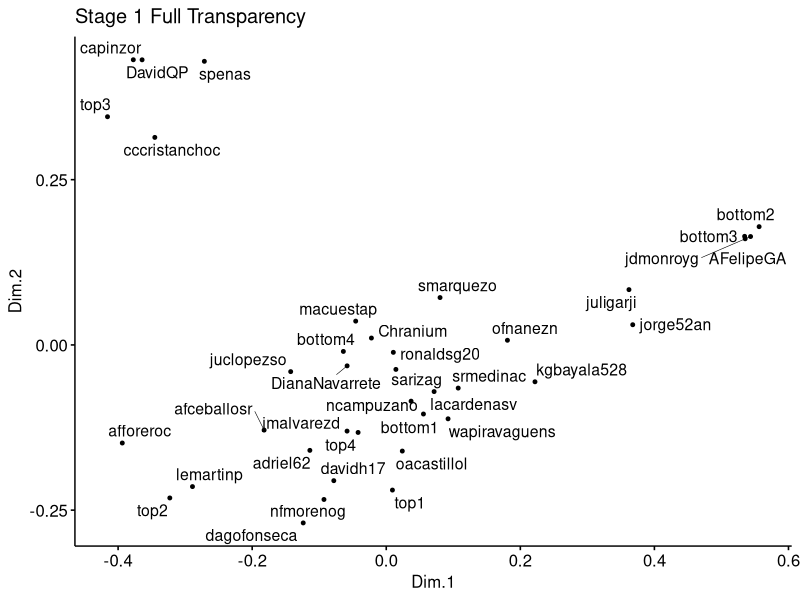
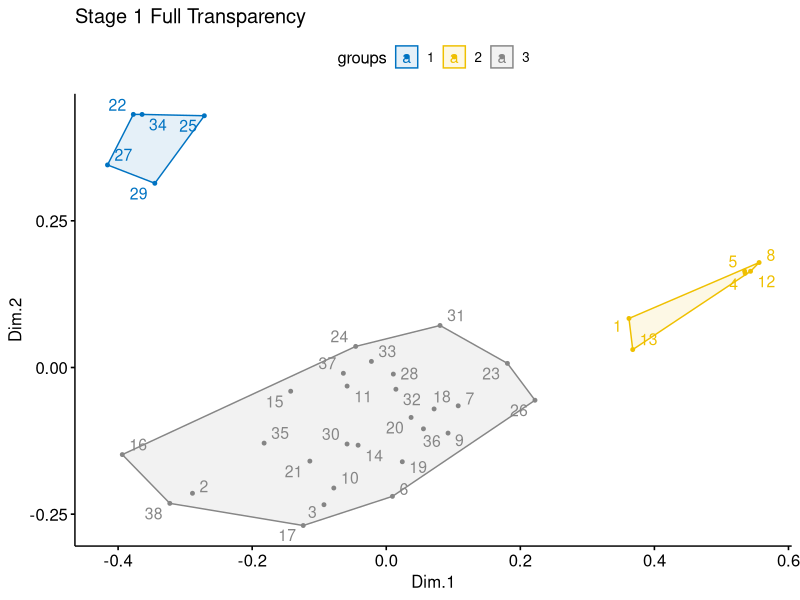
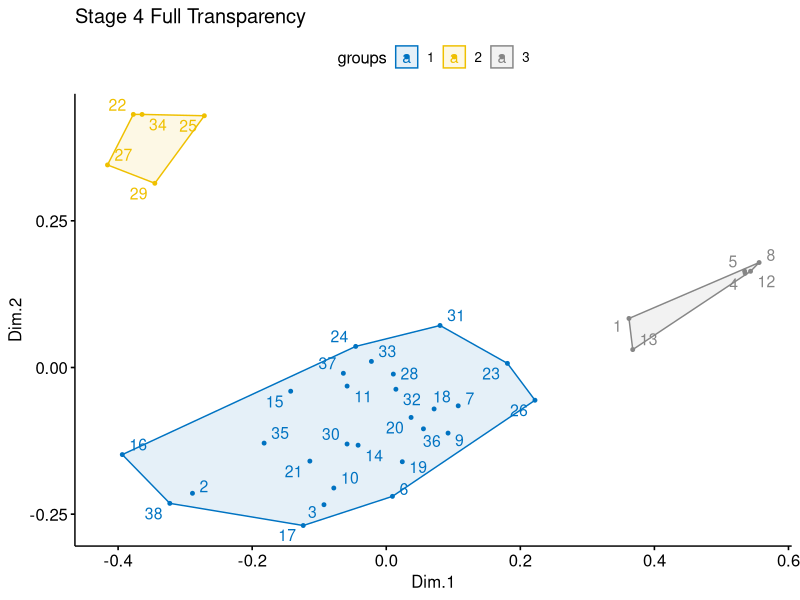
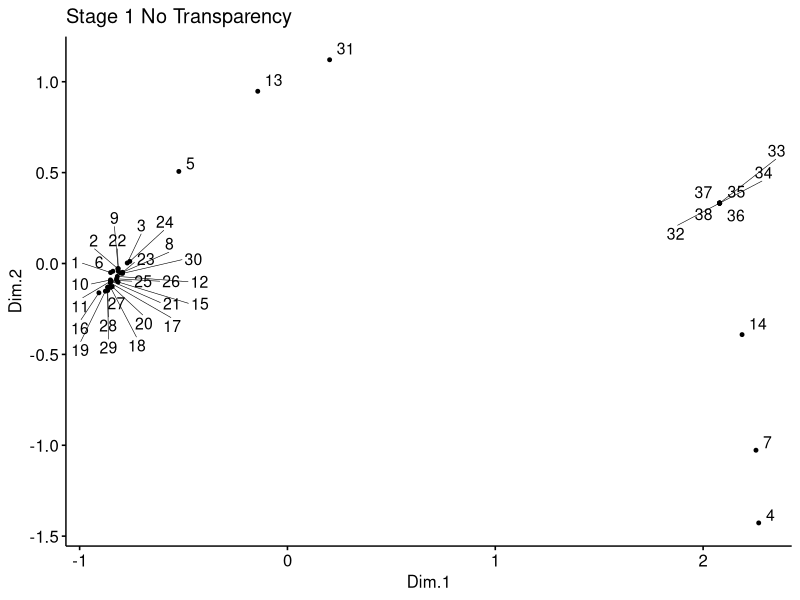
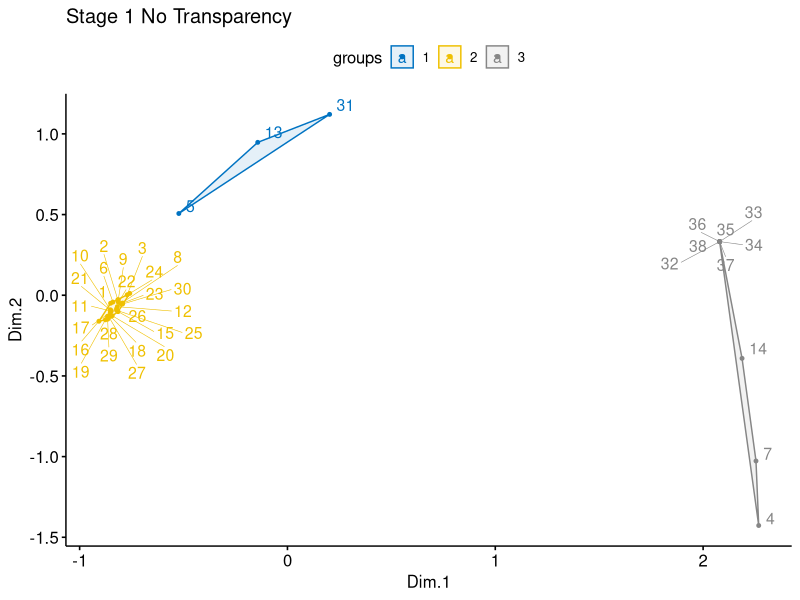
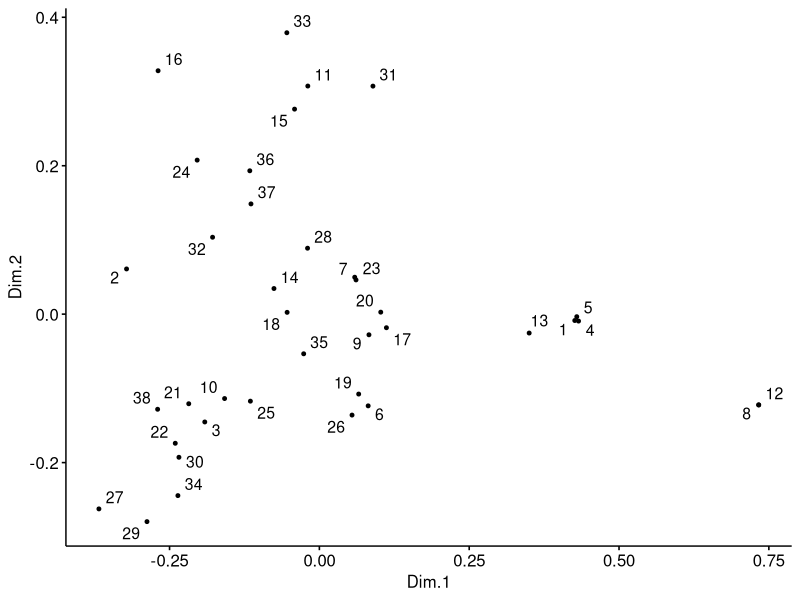
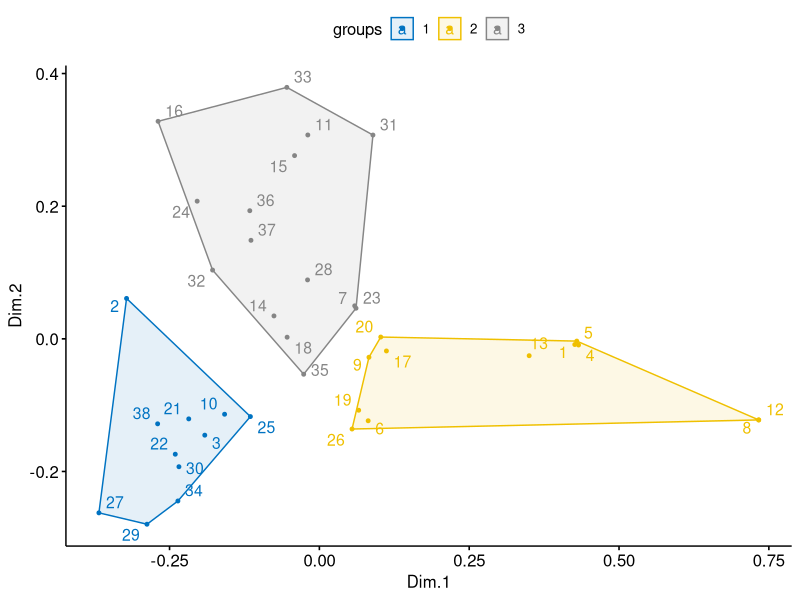
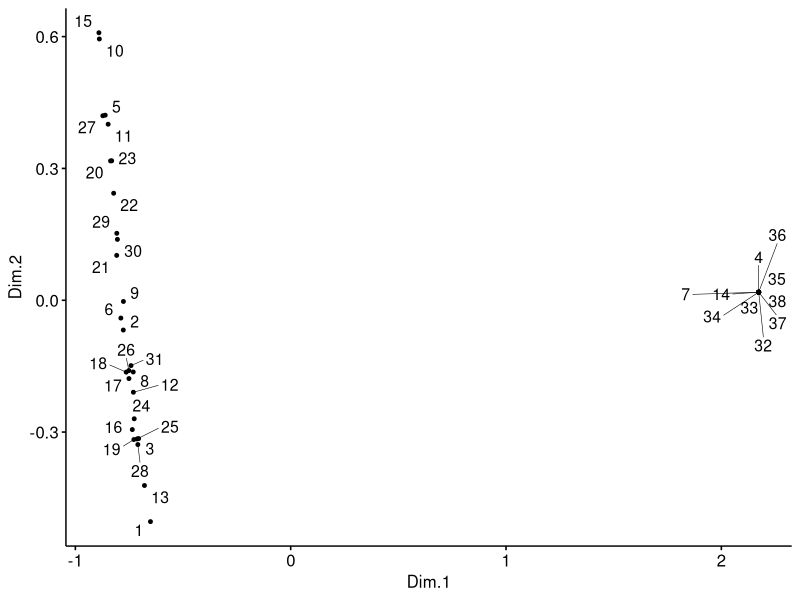

Source code (R) for these figures, in order:
## ---- chunk 1
df <- read.csv("stage1_bogota3_edge.csv")
df
## ---- chunk 2
# add the rownames as a proper column
rownames(df) <- NULL
df
## ---- chunk 3
vec <- colnames(df)
vec <- vec[-1]
vec
## ---- chunk 4
# Load required packages
library(magrittr)
library(dplyr)
library(ggpubr)
# Cmpute MDS
mds <- df %>%
  dist() %>%          
  cmdscale() %>%
  as_tibble()
colnames(mds) <- c("Dim.1", "Dim.2")
# Plot MDS
ggscatter(mds, x = "Dim.1", y = "Dim.2", 
          label = vec,
          title = "Stage 1 Full Transparency", 
          size = 1,
          repel = TRUE)

## ---- chunk 5
# K-means clustering
clust <- kmeans(mds, 3)$cluster %>%
  as.factor()
mds <- mds %>%
  mutate(groups = clust)
# Plot and color by groups
ggscatter(mds, x = "Dim.1", y = "Dim.2", 
          label = rownames(df),
          color = "groups",
          palette = "jco",
          title = "Stage 1 Full Transparency", 
          size = 1, 
          ellipse = TRUE,
          ellipse.type = "convex",
          repel = TRUE)
## ---- chunk 6
df <- read.csv("stage4_bogota3_edge.csv")
df
## ---- chunk 7
# K-means clustering
clust <- kmeans(mds, 3)$cluster %>%
  as.factor()
mds <- mds %>%
  mutate(groups = clust)
# Plot and color by groups
ggscatter(mds, x = "Dim.1", y = "Dim.2", 
          label = rownames(df),
          color = "groups",
          palette = "jco",
          title = "Stage 4 Full Transparency", 
          size = 1, 
          ellipse = TRUE,
          ellipse.type = "convex",
          repel = TRUE)
## ---- chunk 8
df <- read.csv("stage1_bogota0_edge.csv")
df
## ---- chunk 9
# Load required packages
library(magrittr)
library(dplyr)
library(ggpubr)
# Cmpute MDS
mds <- df %>%
  dist() %>%          
  cmdscale() %>%
  as_tibble()
colnames(mds) <- c("Dim.1", "Dim.2")
# Plot MDS
ggscatter(mds, x = "Dim.1", y = "Dim.2", 
          label = rownames(df),
          title = "Stage 1 No Transparency", 
          size = 1,
          repel = TRUE)
## ---- chunk 10
# K-means clustering
clust <- kmeans(mds, 3)$cluster %>%
  as.factor()
mds <- mds %>%
  mutate(groups = clust)
# Plot and color by groups
ggscatter(mds, x = "Dim.1", y = "Dim.2", 
          label = rownames(df),
          color = "groups",
          palette = "jco",
          title = "Stage 1 No Transparency", 
          size = 1, 
          ellipse = TRUE,
          ellipse.type = "convex",
          repel = TRUE)
## ---- chunk 11
df <- read.csv("stage2_bogota3_edge.csv")
df

## ---- chunk 12
# Load required packages
library(magrittr)
library(dplyr)
library(ggpubr)
# Cmpute MDS
mds <- df %>%
  dist() %>%          
  cmdscale() %>%
  as_tibble()
colnames(mds) <- c("Dim.1", "Dim.2")
# Plot MDS
ggscatter(mds, x = "Dim.1", y = "Dim.2", 
          label = rownames(df),
          size = 1,
          repel = TRUE)
## ---- chunk 13
# K-means clustering
clust <- kmeans(mds, 3)$cluster %>%
  as.factor()
mds <- mds %>%
  mutate(groups = clust)
# Plot and color by groups
ggscatter(mds, x = "Dim.1", y = "Dim.2", 
          label = rownames(df),
          color = "groups",
          palette = "jco",
          size = 1, 
          ellipse = TRUE,
          ellipse.type = "convex",
          repel = TRUE)
## ---- chunk 14
df <- read.csv("stage2_bogota0_edge.csv")
df
## ---- chunk 15
# Load required packages
library(magrittr)
library(dplyr)
library(ggpubr)
# Cmpute MDS
mds <- df %>%
  dist() %>%          
  cmdscale() %>%
  as_tibble()
colnames(mds) <- c("Dim.1", "Dim.2")
# Plot MDS
ggscatter(mds, x = "Dim.1", y = "Dim.2", 
          label = rownames(df),
          size = 1,
          repel = TRUE)
## ---- chunk 16
# K-means clustering
clust <- kmeans(mds, 3)$cluster %>%
  as.factor()
mds <- mds %>%
  mutate(groups = clust)
# Plot and color by groups
ggscatter(mds, x = "Dim.1", y = "Dim.2", 
          label = rownames(df),
          color = "groups",
          palette = "jco",
          size = 1, 
          ellipse = TRUE,
          ellipse.type = "convex",
          repel = TRUE)
## ---- chunk 17
df <- read.csv("stage4_bogota0_edge.csv")
df
## ---- chunk 18
# K-means clustering
clust <- kmeans(mds, 3)$cluster %>%
  as.factor()
mds <- mds %>%
  mutate(groups = clust)
# Plot and color by groups
ggscatter(mds, x = "Dim.1", y = "Dim.2", 
          label = rownames(df),
          color = "groups",
          palette = "jco",
          title = "Stage 4 No Transparency", 
          size = 1, 
          ellipse = TRUE,
          ellipse.type = "convex",
          repel = TRUE)


